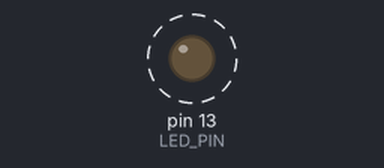
A sketch run on a simulated Arduino Uno, built with avr-gcc and run on an emulated ATmega328P. Shown: output pins drawn as LEDs (lit = HIGH). Dashed ring = blinking. EEPROM starts erased; what the sketch prints to the serial monitor is not drawn.

Above: at 5.2 s.
Timing chart, 0 to 7.8 s (numbered marks = the images above):
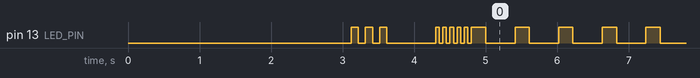

Measured:
- by itself, pin 13 (LED_PIN): HIGH → LOW at 3.2 s, → HIGH 0.10 s later, → LOW 0.10 s later, → HIGH 0.10 s later, … (426 changes in this stretch)

The sketch:

AVR_beta9.ino
```cpp
#include <EEPROM.h>
#include <avr/wdt.h>
#include <avr/pgmspace.h>

#define SERIAL_BAUD 115200
#define JSON_BUF_SIZE 350
#define LED_PIN 13
#define LED_ON HIGH
#define LED_OFF LOW

// ==================== USER CONFIG ====================
const char WALLET[] PROGMEM = "MCR_6E678B5121FDB0FE35A2E1A09270916E";
const char PRIVATE_KEY[] PROGMEM = "MCR_6E678B5121FDB0FE35A2E1A09270916E";
const char USERNAME[] PROGMEM = "XAVER";

// ==================== CONSTANTS ====================
#define UPTIME_PING_INTERVAL 30000
#define RE_REGISTER_INTERVAL 60000
#define SIGNING_WINDOW_MS 2500
#define MAX_LEVEL 10
#define LEVEL_STAKE_RANGE 1000

// ==================== EEPROM ====================
#define EEPROM_STAKE_ADDR 0
#define EEPROM_REWARDS_ADDR 4
#define EEPROM_BLOCKS_ADDR 8
#define EEPROM_UPTIME_ADDR 12
#define EEPROM_TODAY_UPTIME_ADDR 16
#define EEPROM_LAST_RESET_ADDR 20
#define EEPROM_LEVEL_ADDR 24
#define EEPROM_CONFIRMED_BALANCE_ADDR 28
#define EEPROM_MAGIC_ADDR 32
#define MAGIC_NUMBER 0xA5A5A5A5

// ==================== GLOBAL VARIABLES ====================
char wallet[40];
char vid[40];
char username[20];
char challenge[33];
char jsonBuf[JSON_BUF_SIZE];

uint32_t stake = 1000;
uint32_t rewards = 0;
uint32_t blocksSigned = 0;
uint32_t uptime = 0;
uint32_t todayUptime = 0;
uint32_t lastReset = 0;
uint32_t level = 1;
uint32_t confirmedBalance = 0;

uint32_t lastPing = 0;
uint32_t lastRegAttempt = 0;
uint32_t lastChallenge = 0;
uint32_t blockId = 0;

uint8_t isRegistered = 0;
uint8_t isValidator = 0;
uint8_t miningEnabled = 1;
uint8_t isBanned = 0;

// ==================== LED ====================
void led_init() { pinMode(LED_PIN, OUTPUT); digitalWrite(LED_PIN, LOW); }
void led_on() { digitalWrite(LED_PIN, HIGH); }
void led_off() { digitalWrite(LED_PIN, LOW); }
void led_blink(int n, int d) { for(int i=0; i<n; i++) { led_on(); delay(d); led_off(); delay(d); } }

// ==================== DJB2 HASH ====================
void djb2_hash(const char* in, char* out) {
  uint32_t h = 5381;
  uint8_t i = 0;
  while (in[i] && i < 200) {
    h = ((h << 5) + h) + (uint8_t)in[i];
    i++;
  }
  sprintf(out, "%08lx", h);
}

// ==================== LEVEL ====================
void calcLevel() {
  level = (stake < LEVEL_STAKE_RANGE) ? 1 : ((stake - 1) / LEVEL_STAKE_RANGE) + 1;
  if (level < 1) level = 1;
  if (level > MAX_LEVEL) level = MAX_LEVEL;
}

// ==================== EEPROM ====================
void saveEEPROM() {
  EEPROM.put(EEPROM_STAKE_ADDR, stake);
  EEPROM.put(EEPROM_REWARDS_ADDR, rewards);
  EEPROM.put(EEPROM_BLOCKS_ADDR, blocksSigned);
  EEPROM.put(EEPROM_UPTIME_ADDR, uptime);
  EEPROM.put(EEPROM_TODAY_UPTIME_ADDR, todayUptime);
  EEPROM.put(EEPROM_LAST_RESET_ADDR, lastReset);
  EEPROM.put(EEPROM_LEVEL_ADDR, level);
  EEPROM.put(EEPROM_CONFIRMED_BALANCE_ADDR, confirmedBalance);
  EEPROM.put(EEPROM_MAGIC_ADDR, MAGIC_NUMBER);
}

void loadEEPROM() {
  uint32_t magic;
  EEPROM.get(EEPROM_MAGIC_ADDR, magic);
  if (magic == MAGIC_NUMBER) {
    EEPROM.get(EEPROM_STAKE_ADDR, stake);
    EEPROM.get(EEPROM_REWARDS_ADDR, rewards);
    EEPROM.get(EEPROM_BLOCKS_ADDR, blocksSigned);
    EEPROM.get(EEPROM_UPTIME_ADDR, uptime);
    EEPROM.get(EEPROM_TODAY_UPTIME_ADDR, todayUptime);
    EEPROM.get(EEPROM_LAST_RESET_ADDR, lastReset);
    EEPROM.get(EEPROM_LEVEL_ADDR, level);
    EEPROM.get(EEPROM_CONFIRMED_BALANCE_ADDR, confirmedBalance);
    calcLevel();
  } else {
    stake = 1000; rewards = 0; blocksSigned = 0;
    uptime = 0; todayUptime = 0; lastReset = millis() / 1000;
    level = 1; confirmedBalance = 0;
    saveEEPROM();
  }
}

// ==================== SEND JSON ====================
void sendJson(const char* buf) {
  if (buf[0] == '{') {
    Serial.println(buf);
    Serial.flush();
    delay(20);
  }
}

// ==================== BUILD REGISTRATION — MINIMAL! ====================
void buildRegister(char* buf) {
  char priv[40];
  char walletAddr[40];
  char sig[9];

  strcpy_P(walletAddr, WALLET);
  strcpy_P(priv, PRIVATE_KEY);
  strcpy_P(username, USERNAME);

  strcpy(wallet, walletAddr);
  strcpy(vid, walletAddr);

  calcLevel();
  uint32_t ts = millis() / 1000;

  char msg[150];
  snprintf(msg, sizeof(msg), "%s%s%lu", username, wallet, ts);
  char sigInput[200];
  snprintf(sigInput, sizeof(sigInput), "%s%s", priv, msg);
  djb2_hash(sigInput, sig);

  // ✅ MINIMAL JSON — ONLY ESSENTIAL FIELDS!
  snprintf_P(buf, JSON_BUF_SIZE,
    PSTR("{\"type\":\"register\",\"validator_id\":\"%s\",\"public_key\":\"%s\",\"username\":\"%s\",\"wallet\":\"%s\",\"stake\":%lu,\"level\":%lu,\"confirmed_balance\":0,\"miner_type\":\"avr\",\"timestamp\":%lu,\"signature\":\"%s\"}"),
    vid, priv, username, wallet, stake, level, ts, sig);
}

// ==================== BUILD UPTIME ====================
void buildUptime(char* buf) {
  calcLevel();
  snprintf_P(buf, JSON_BUF_SIZE,
    PSTR("{\"type\":\"uptime_ping\",\"validator_id\":\"%s\",\"username\":\"%s\",\"wallet\":\"%s\",\"stake\":%lu,\"level\":%lu,\"blocks_signed\":%lu}"),
    vid, username, wallet, stake, level, blocksSigned);
}

// ==================== BUILD SIGNATURE ====================
void buildSignature(char* buf) {
  char sig[9];
  char sigMsg[100];
  snprintf(sigMsg, sizeof(sigMsg), "%s%s%lu", challenge, vid, blockId);
  djb2_hash(sigMsg, sig);
  snprintf_P(buf, JSON_BUF_SIZE,
    PSTR("{\"type\":\"block_signature\",\"validator_id\":\"%s\",\"username\":\"%s\",\"wallet\":\"%s\",\"challenge\":\"%s\",\"signature\":\"%s\",\"block_id\":%lu,\"level\":%lu,\"stake\":%lu}"),
    vid, username, wallet, challenge, sig, blockId, level, stake);
}

// ==================== PROCESS MESSAGES ====================
void processMessage(const char* buf) {
  if (strstr_P(buf, PSTR("\"type\":\"registered\""))) {
    isRegistered = 1; isBanned = 0; led_blink(5, 50);
    return;
  }

  if (strstr_P(buf, PSTR("\"type\":\"challenge\""))) {
    if (!miningEnabled || isBanned) return;
    const char* p = strstr_P(buf, PSTR("\"challenge\":\""));
    if (p) { p += 12; uint8_t i = 0; while (*p && *p != '"' && i < 32) { challenge[i++] = *p++; } challenge[i] = 0; }
    p = strstr_P(buf, PSTR("\"block_id\":"));
    if (p) { p += 11; blockId = 0; while (*p >= '0' && *p <= '9') { blockId = blockId * 10 + (*p - '0'); p++; } }
    lastChallenge = millis(); isValidator = 1;
    char sigBuf[JSON_BUF_SIZE]; buildSignature(sigBuf); sendJson(sigBuf);
    return;
  }

  if (strstr_P(buf, PSTR("\"type\":\"block_accepted\""))) {
    uint32_t reward = 0;
    const char* p = strstr_P(buf, PSTR("\"reward\":"));
    if (p) { p += 8; while (*p >= '0' && *p <= '9') { reward = reward * 10 + (*p - '0'); p++; } }
    if (reward > 0) { rewards += reward; stake += reward; confirmedBalance += reward; blocksSigned++; calcLevel(); saveEEPROM(); led_blink(2, 50); }
    isValidator = 0;
    return;
  }

  if (strstr_P(buf, PSTR("\"type\":\"block_rejected\""))) { isValidator = 0; return; }

  if (strstr_P(buf, PSTR("\"type\":\"miner_control\""))) {
    const char* p = strstr_P(buf, PSTR("\"action\":\""));
    if (p) { p += 10;
      if (strncmp_P(p, PSTR("stop"), 3) == 0) { miningEnabled = 0; led_off(); }
      else if (strncmp_P(p, PSTR("start"), 4) == 0) { miningEnabled = 1; isBanned = 0; led_on(); char regBuf[JSON_BUF_SIZE]; buildRegister(regBuf); sendJson(regBuf); }
    }
    return;
  }
}

// ==================== READ SERIAL ====================
void readSerial() {
  while (Serial.available()) {
    char c = Serial.read();
    static uint16_t idx = 0;
    if (c == '\n' || c == '\r') {
      if (idx > 0) { jsonBuf[idx] = 0; processMessage(jsonBuf); idx = 0; }
    } else if (idx < JSON_BUF_SIZE - 1) { jsonBuf[idx++] = c; } else { idx = 0; }
  }
}

// ==================== SETUP ====================
void setup() {
  led_init();
  Serial.begin(SERIAL_BAUD);
  delay(3000);

  strcpy_P(username, USERNAME);
  strcpy_P(wallet, WALLET);
  strcpy(vid, wallet);

  loadEEPROM();
  calcLevel();

  led_blink(3, 100);

  // ✅ DIAGNOSTIC
  char diagBuf[JSON_BUF_SIZE];
  snprintf_P(diagBuf, JSON_BUF_SIZE,
    PSTR("{\"type\":\"diagnostic\",\"status\":\"ready\",\"level\":%lu,\"stake\":%lu,\"confirmed_balance\":%lu,\"wallet\":\"%s\"}"),
    level, stake, confirmedBalance, wallet);
  sendJson(diagBuf);

  delay(500);

  // ✅ REGISTRATION
  char regBuf[JSON_BUF_SIZE];
  buildRegister(regBuf);
  sendJson(regBuf);

  led_blink(5, 50);
}

// ==================== LOOP ====================
void loop() {
  readSerial();

  static uint32_t lastUptimeUpdate = 0;
  if (millis() - lastUptimeUpdate > 1000) {
    lastUptimeUpdate = millis();
    if (isRegistered) { uptime++; todayUptime++; saveEEPROM(); }
  }

  if (!isRegistered && !isBanned && millis() - lastRegAttempt > RE_REGISTER_INTERVAL) {
    char regBuf[JSON_BUF_SIZE];
    buildRegister(regBuf);
    sendJson(regBuf);
    lastRegAttempt = millis();
  }

  if (isRegistered && millis() - lastPing > UPTIME_PING_INTERVAL) {
    lastPing = millis();
    char upBuf[JSON_BUF_SIZE];
    buildUptime(upBuf);
    sendJson(upBuf);
    led_blink(1, 20);
  }

  if (isValidator && millis() - lastChallenge > SIGNING_WINDOW_MS) {
    isValidator = 0;
  }

  if (!isBanned && miningEnabled) {
    if (isValidator) { led_on(); delay(100); led_off(); delay(100); }
    else if (isRegistered) { led_on(); }
    else { led_blink(1, 200); delay(200); }
  } else { led_off(); }

  delay(10);
}
```
